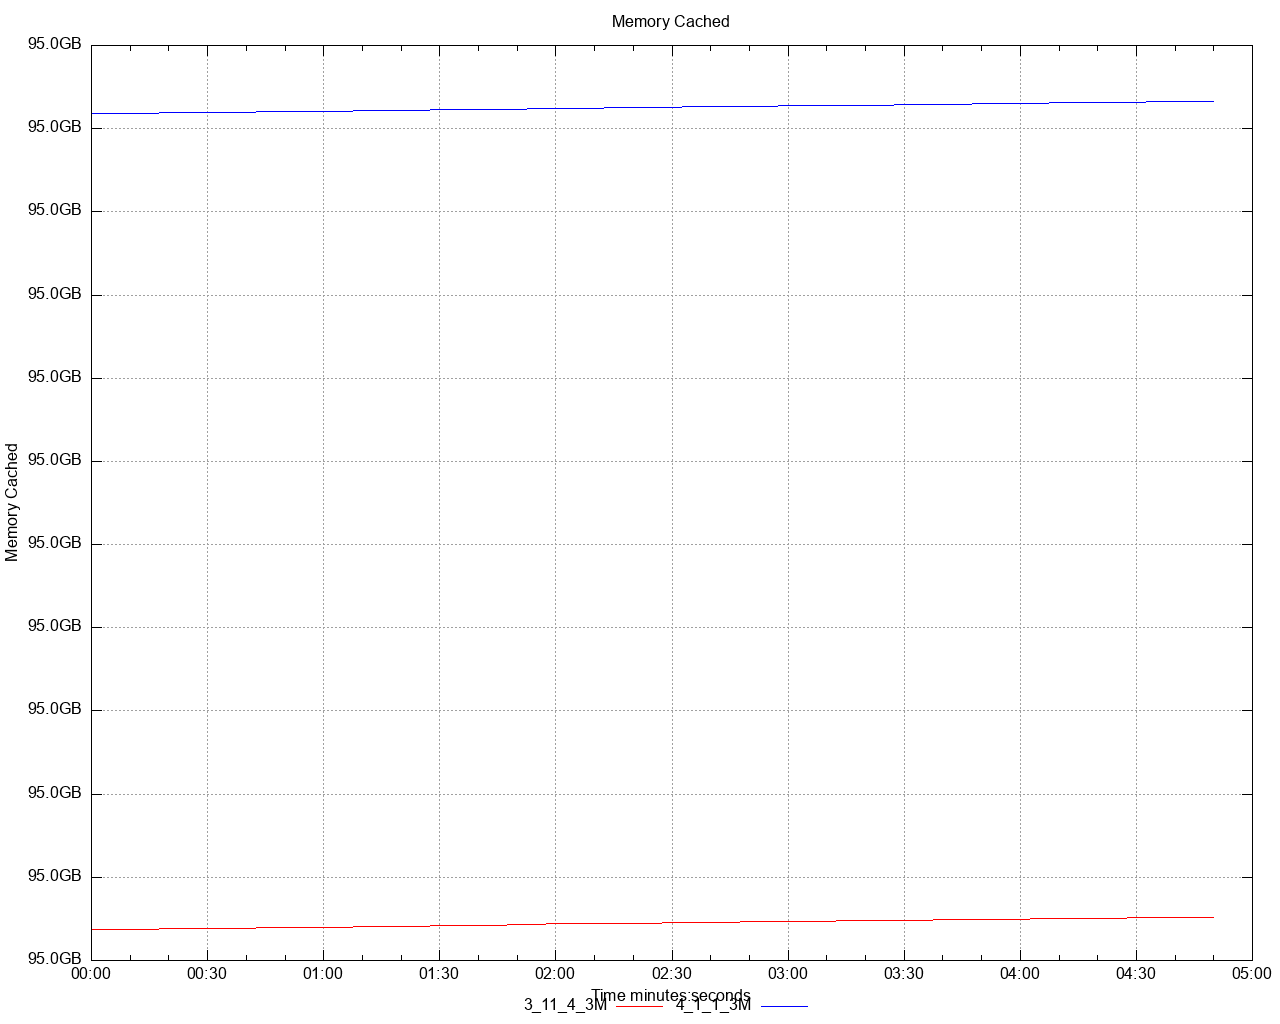

This chart was generated by the following gnuplot code:
set title 'Memory Cached' noenhanced
set style data lines
set datafile separator ","
set terminal png size 1280,1024
set grid
set key below
set xdata time
set timefmt "%s"
offset = 0
t0(x)=(offset=($0==0) ? x : offset, x - offset)
set xlabel 'Time minutes:seconds'
set ylabel 'Memory Cached'
set format y '%.1s%cB'
set output '/Users/ahmet.mircik/simulator/tests/report_share/dstat/memory_cached_A1.png'
plot \
   '/Users/ahmet.mircik/simulator/tests/report_share/data/memory_cached_A1_1.data' using (t0(timecolumn(1))):2 title "3_11_4_3M" noenhanced lt rgb "red", \
   '/Users/ahmet.mircik/simulator/tests/report_share/data/memory_cached_A1_2.data' using (t0(timecolumn(1))):2 title "4_1_1_3M_fixed_io" noenhanced lt rgb "blue", \
